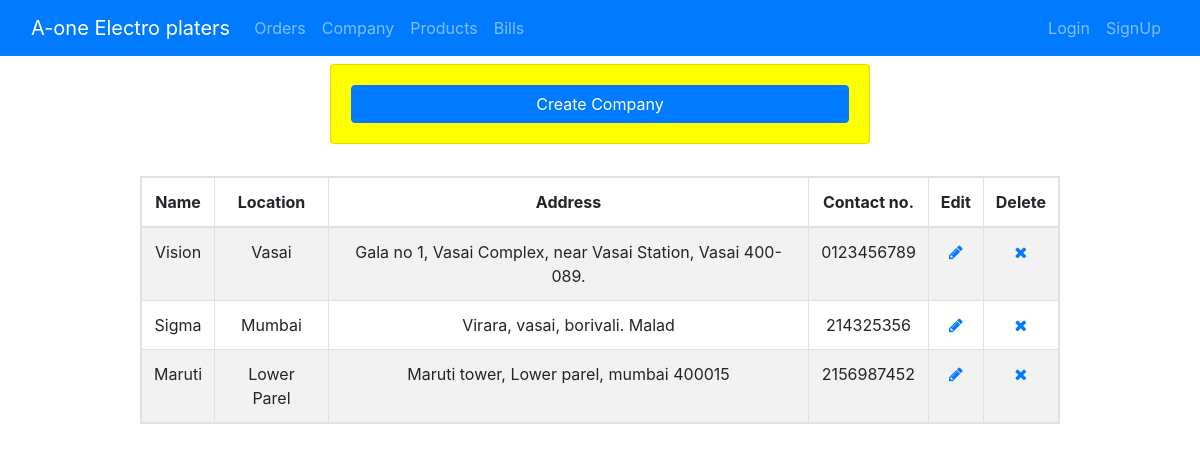
The page /company/ on the database its author committed.
### company/models.py (models this page shows, shortened)
class Company(models.Model):
    compID = models.AutoField(primary_key=True, editable=False, unique=True)
    compName = models.CharField(max_length=256, verbose_name="Company Name")
    CompAddress = models.TextField(verbose_name="Address")
    compContact = models.CharField(max_length=20, verbose_name="Contact")
    compEmail = models.EmailField(blank=True, verbose_name="Email Id")
    compLocation = models.CharField(max_length=150, blank=True, verbose_name="Location")

### company/views.py (the view)
# urls.py: path('', views.ListCompany.as_view(), name="listCompany"),
class ListCompany(generic.ListView):
    model = Company

### company/templates/company/company_list.html
{% extends "base.html" %}
{% block content %}
<div class="row">
		<div class="col-md-3">
		</div>
		<div class="col-md-6">
			<div class="card" style="background-color: yellow;">
				<div class="card-body">
					<a href="{% url 'company:createCompany' %}" class="btn btn-primary btn-block" role="button">Create Company</a>
				</div>
			</div>
		</div>
		<div class="col-md-3">
		</div>
	</div>
	<div class="row" style="margin-top: 2em">
		<div class="col-md-1">
		</div>
		<div class="col-md-10">
			<table class="table table-striped table-bordered table-responsive " style="text-align: center">
				<thead>
					<tr>
						<th>Name</th>
						<th>Location</th>
						<th>Address</th>
						<th>Contact no.</th>
						<th>Edit</th>
						<th>Delete</th>
					</tr>
				</thead>
				<tbody>
                    {% for company in company_list %}
					<tr>
						<td>{{ company.compName }}</td>
						<td>{{ company.compLocation }}</td>
						<td>{{ company.CompAddress }}</td>
						<td>{{ company.compContact }}</td>
						<td>
							<a href="{% url 'company:updateCompany' pk=company.pk %}">
					        	<span class="fa fa-pencil"></span>
					        </a>
        				</td>
						<td>
							<a href="{% url 'company:deleteCompany' pk=company.pk %}">
					        	<span class="fa fa-remove"></span>
					        </a>
						</td>
					</tr>
                    {% endfor %}
				</tbody>
			</table>
		</div>
	</div>
{% endblock %}

### rows shown on the page
Company: compName "Vision", compLocation "Vasai", CompAddress "Gala no 1, Vasai Complex, near Vasai Station, Vasai 400-089.", compContact "0123456789"
Company: compName "Sigma", compLocation "Mumbai", CompAddress "Virara, vasai, borivali. Malad", compContact "214325356"
Company: compName "Maruti", compLocation "Lower Parel", CompAddress "Maruti tower, Lower parel, mumbai 400015", compContact "2156987452"
